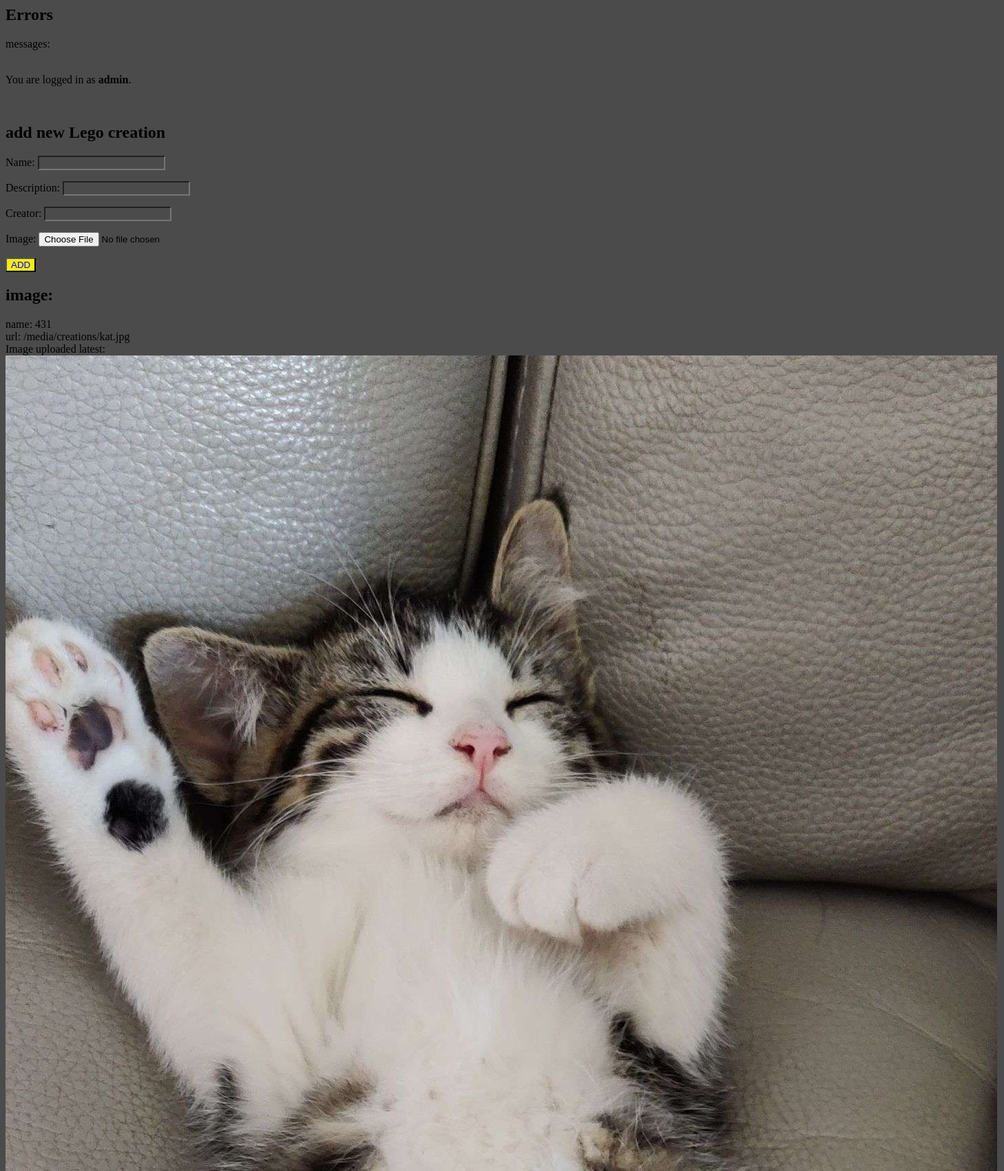
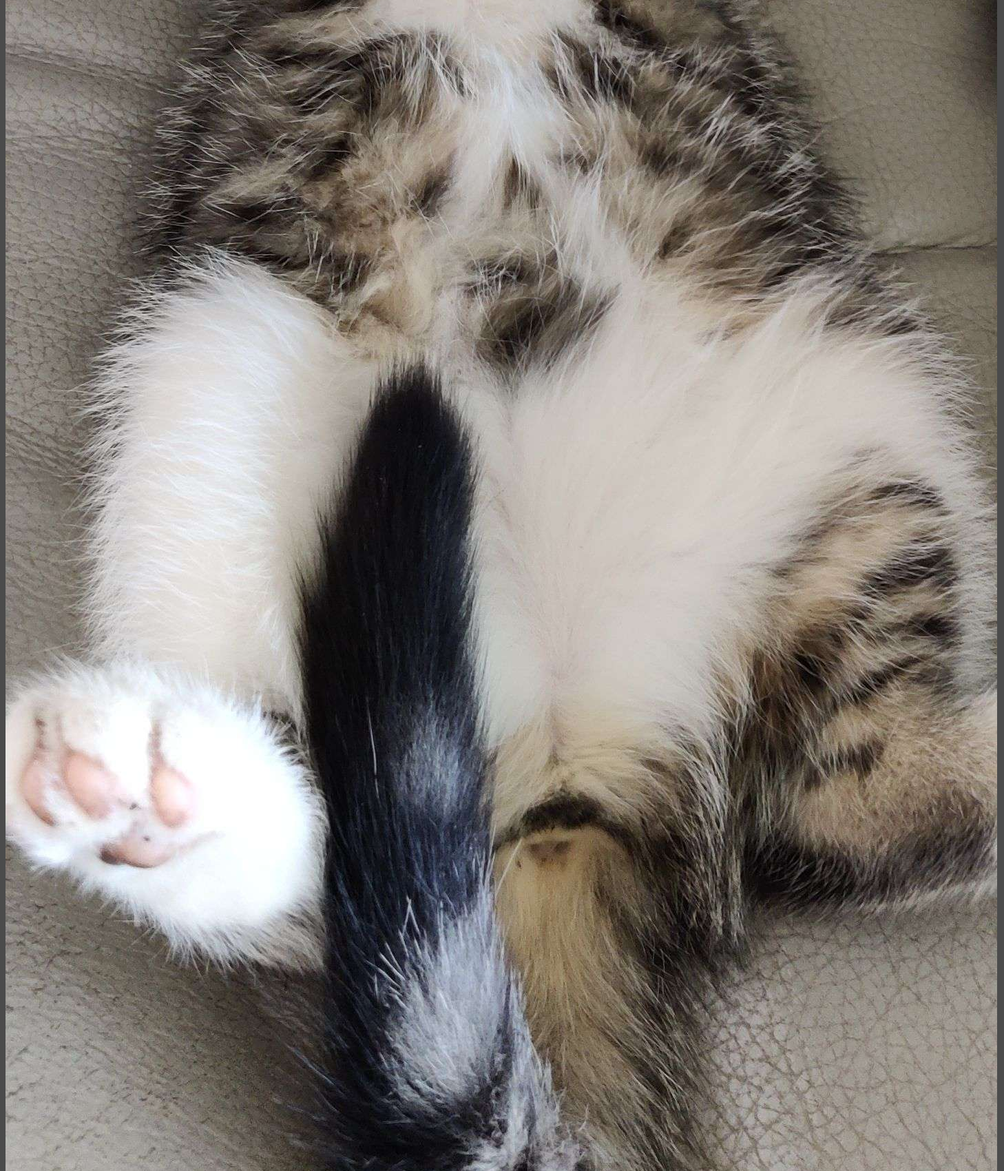
Page /voting/dashboard/addcreation/ (signed in, upper part) on the committed database (2 pictures, top to bottom).
### voting/models.py (models this page shows)
class Creation(models.Model):
    name = models.CharField(max_length=200)
    description = models.CharField(max_length=200)
    creator = models.CharField(max_length=200)
    image = models.ImageField(
        upload_to='creations/', null=True, blank=True)
    def __str__(self):
        return self.name

### voting/views.py (the view, shortened to what this page needs)
# urls.py: path("dashboard/addcreation/", views.addCreation, name="addcreation"),
@ user_passes_test(lambda u: u.is_staff)
def addCreation(request):
    lastCreation = Creation.objects.last()
    print(f"lastCreation: {lastCreation}")
    print(lastCreation.image.url)
    form = CreationForm()
    return render(request=request,
                  template_name="voting/addcreation.html",
                  context={"form": form, 'lastCreation': lastCreation})

### voting/forms.py
class CreationForm(ModelForm):
    class Meta:
        model = Creation
        fields = ['name', 'description', 'creator', 'image']

### voting/templates/voting/addcreation.html (shortened to what this page needs)
{% extends 'voting/header.html' %}
{% block content %}
{% include "voting/includes/status.html" %}
<br>
<h2>add new Lego creation</h2>
<form method="POST" method="post" accept-charset="utf-8" enctype="multipart/form-data">
    {{form.as_p}}
    <button style="background-color:#F4EB16; color:blue" class="btn btn-outline-info" type="submit">ADD</button>
</form>
<h2>image:</h2>
{% if lastCreation %}
name: {{lastCreation.name}} <br>
url: {{lastCreation.image.url}} <br>
Image uploaded latest:
<br>
<img src="{{ lastCreation.image.url }}" alt="...">
<br>
<br>
{% load static %}
{% endif %}
{% endblock %}

### voting/templates/voting/includes/status.html
<div>
    <p>
        {% if user.is_authenticated %}
        You are logged in as <strong>{{ user.username }}</strong>.
        {% else %}
        You are not logged in.
        {% endif %}
    </p>
</div>

### voting/static/css/style.css (style rules this page uses)
* { background-color: rgb(75, 75, 75); }

### rows in the picture
Creation: name "431", image "/media/creations/kat.jpg", image (picture)

### other values in the picture
{{ user.username }} "admin"
